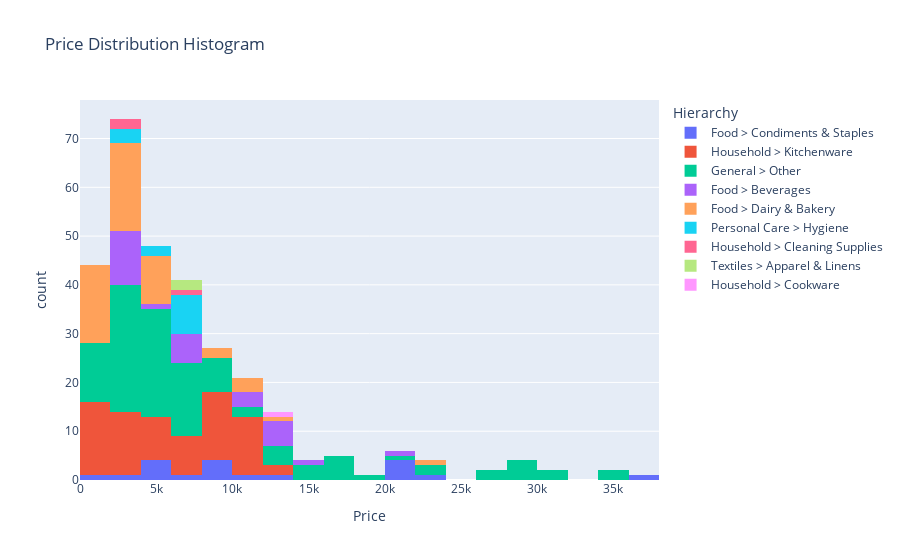

Write notebook code for a chart like this one.
### Code cell
fig = px.histogram(df, 
                   x='Price', 
                   color='Hierarchy', 
                   title='Price Distribution Histogram')
fig.show()

### Figure 1 — Plotly figure (JSON) as saved in the notebook; plotly's stock layout.template omitted (floating-point values rounded to 4 significant figures)
{"data": [{"alignmentgroup": "True", "bingroup": "x", "hovertemplate": "Hierarchy=Food > Condiments & Staples<br>Price=%{x}<br>count=%{y}<extra></extra>", "legendgroup": "Food > Condiments & Staples", "marker": {"color": "#636efa", "pattern": {"shape": ""}}, "name": "Food > Condiments & Staples", "offsetgroup": "Food > Condiments & Staples", "orientation": "v", "showlegend": true, "type": "histogram", "x": [21900, 4980, 21900, 3500, 4390, 4980, 8900, 9500, 9890, 9900, 11790, 13200, 21500, 21900, 22500, 37000, 7990, 1100, 4980], "xaxis": "x", "yaxis": "y"}, {"alignmentgroup": "True", "bingroup": "x", "hovertemplate": "Hierarchy=Household > Kitchenware<br>Price=%{x}<br>count=%{y}<extra></extra>", "legendgroup": "Household > Kitchenware", "marker": {"color": "#EF553B", "pattern": {"shape": ""}}, "name": "Household > Kitchenware", "offsetgroup": "Household > Kitchenware", "orientation": "v", "showlegend": true, "type": "histogram", "x": [900, 1100, 1100, 1690, 1700, 1780, 1990, 2500, 3200, 3680, 4480, 5280, 5400, 6800, 8800, 8980, 9500, 9500, 9500, 10450, 10450, 10450, 10980, 11900, 12980, 1100, 2500, 2590, 2600, 2990, 3000, 3190, 3500, 5000, 5000, 5500, 6000, 6000, 6000, 6000, 7000, 7000, 8000, 8000, 9000, 9000, 10000, 11990, 900, 1100, 1100, 1690, 1700, 1780, 1990, 2500, 3200, 3680, 4480, 5280, 5400, 6800, 8800, 8980, 9500, 9500, 9500, 10450, 10450, 10450, 10980, 11900, 12980], "xaxis": "x", "yaxis": "y"}, {"alignmentgroup": "True", "bingroup": "x", "hovertemplate": "Hierarchy=General > Other<br>Price=%{x}<br>count=%{y}<extra></extra>", "legendgroup": "General > Other", "marker": {"color": "#00cc96", "pattern": {"shape": ""}}, "name": "General > Other", "offsetgroup": "General > Other", "orientation": "v", "showlegend": true, "type": "histogram", "x": [1590, 5200, 5990, 5990, 16560, 23980, 27980, 28980, 30980, 34980, 320, 860, 1380, 1440, 1470, 1470, 1620, 1690, 1790, 1980, 2100, 2480, 2490, 2600, 2670, 2680, 2990, 2990, 2990, 3090, 3090, 3140, 3480, 3500, 3600, 3800, 3870, 3990, 4590, 4950, 4980, 4990, 5480, 5550, 5590, 5850, 5850, 5850, 5990, 6290, 6290, 6290, 6290, 6290, 6290, 6490, 6980, 6990, 6990, 7690, 7900, 8890, 9450, 9450, 9450, 9450, 9980, 14990, 15980, 15980, 16500, 3120, 2980, 3360, 3690, 4750, 5220, 5980, 5990, 6080, 6490, 6730, 10980, 13900, 13900, 13900, 13900, 16980, 19990, 20980, 28980, 28980, 2000, 2500, 2500, 2500, 4500, 8900, 11980, 17990, 1590, 5200, 5990, 5990, 16560, 23980, 27980, 28980, 30980, 34980], "xaxis": "x", "yaxis": "y"}, {"alignmentgroup": "True", "bingroup": "x", "hovertemplate": "Hierarchy=Food > Beverages<br>Price=%{x}<br>count=%{y}<extra></extra>", "legendgroup": "Food > Beverages", "marker": {"color": "#ab63fa", "pattern": {"shape": ""}}, "name": "Food > Beverages", "offsetgroup": "Food > Beverages", "orientation": "v", "showlegend": true, "type": "histogram", "x": [6980, 7980, 10980, 2650, 2650, 2890, 2890, 2890, 2930, 3160, 3160, 7480, 7990, 10980, 13950, 13950, 13950, 13950, 15990, 4690, 2000, 3500, 3500, 12990, 20000, 6980, 7980, 10980], "xaxis": "x", "yaxis": "y"}, {"alignmentgroup": "True", "bingroup": "x", "hovertemplate": "Hierarchy=Food > Dairy & Bakery<br>Price=%{x}<br>count=%{y}<extra></extra>", "legendgroup": "Food > Dairy & Bakery", "marker": {"color": "#FFA15A", "pattern": {"shape": ""}}, "name": "Food > Dairy & Bakery", "offsetgroup": "Food > Dairy & Bakery", "orientation": "v", "showlegend": true, "type": "histogram", "x": [10550, 730, 730, 840, 1000, 1180, 1200, 1260, 1470, 1750, 1750, 1750, 1750, 1850, 1850, 1850, 1990, 2000, 2000, 2190, 2250, 2250, 2280, 2700, 2700, 2700, 2700, 3180, 3490, 3500, 3500, 3500, 3500, 3750, 3970, 4650, 4700, 4960, 5160, 5160, 5490, 5850, 5960, 5960, 5990, 8280, 8980, 13680, 23990, 10000, 10550], "xaxis": "x", "yaxis": "y"}, {"alignmentgroup": "True", "bingroup": "x", "hovertemplate": "Hierarchy=Personal Care > Hygiene<br>Price=%{x}<br>count=%{y}<extra></extra>", "legendgroup": "Personal Care > Hygiene", "marker": {"color": "#19d3f3", "pattern": {"shape": ""}}, "name": "Personal Care > Hygiene", "offsetgroup": "Personal Care > Hygiene", "orientation": "v", "showlegend": true, "type": "histogram", "x": [4490, 2990, 7490, 7490, 7490, 7490, 7490, 3990, 3990, 4490, 7490, 7490, 7490], "xaxis": "x", "yaxis": "y"}, {"alignmentgroup": "True", "bingroup": "x", "hovertemplate": "Hierarchy=Household > Cleaning Supplies<br>Price=%{x}<br>count=%{y}<extra></extra>", "legendgroup": "Household > Cleaning Supplies", "marker": {"color": "#FF6692", "pattern": {"shape": ""}}, "name": "Household > Cleaning Supplies", "offsetgroup": "Household > Cleaning Supplies", "orientation": "v", "showlegend": true, "type": "histogram", "x": [3390, 3390, 6490], "xaxis": "x", "yaxis": "y"}, {"alignmentgroup": "True", "bingroup": "x", "hovertemplate": "Hierarchy=Textiles > Apparel & Linens<br>Price=%{x}<br>count=%{y}<extra></extra>", "legendgroup": "Textiles > Apparel & Linens", "marker": {"color": "#B6E880", "pattern": {"shape": ""}}, "name": "Textiles > Apparel & Linens", "offsetgroup": "Textiles > Apparel & Linens", "orientation": "v", "showlegend": true, "type": "histogram", "x": [6890, 7990], "xaxis": "x", "yaxis": "y"}, {"alignmentgroup": "True", "bingroup": "x", "hovertemplate": "Hierarchy=Household > Cookware<br>Price=%{x}<br>count=%{y}<extra></extra>", "legendgroup": "Household > Cookware", "marker": {"color": "#FF97FF", "pattern": {"shape": ""}}, "name": "Household > Cookware", "offsetgroup": "Household > Cookware", "orientation": "v", "showlegend": true, "type": "histogram", "x": [12980], "xaxis": "x", "yaxis": "y"}], "layout": {"autosize": true, "barmode": "relative", "legend": {"title": {"text": "Hierarchy"}, "tracegroupgap": 0}, "title": {"text": "Price Distribution Histogram"}, "xaxis": {"anchor": "y", "autorange": true, "domain": [0, 1], "range": [-0.5, 38000.0], "title": {"text": "Price"}, "type": "linear"}, "yaxis": {"anchor": "x", "autorange": true, "domain": [0, 1], "range": [0, 77.89], "title": {"text": "count"}}}}
